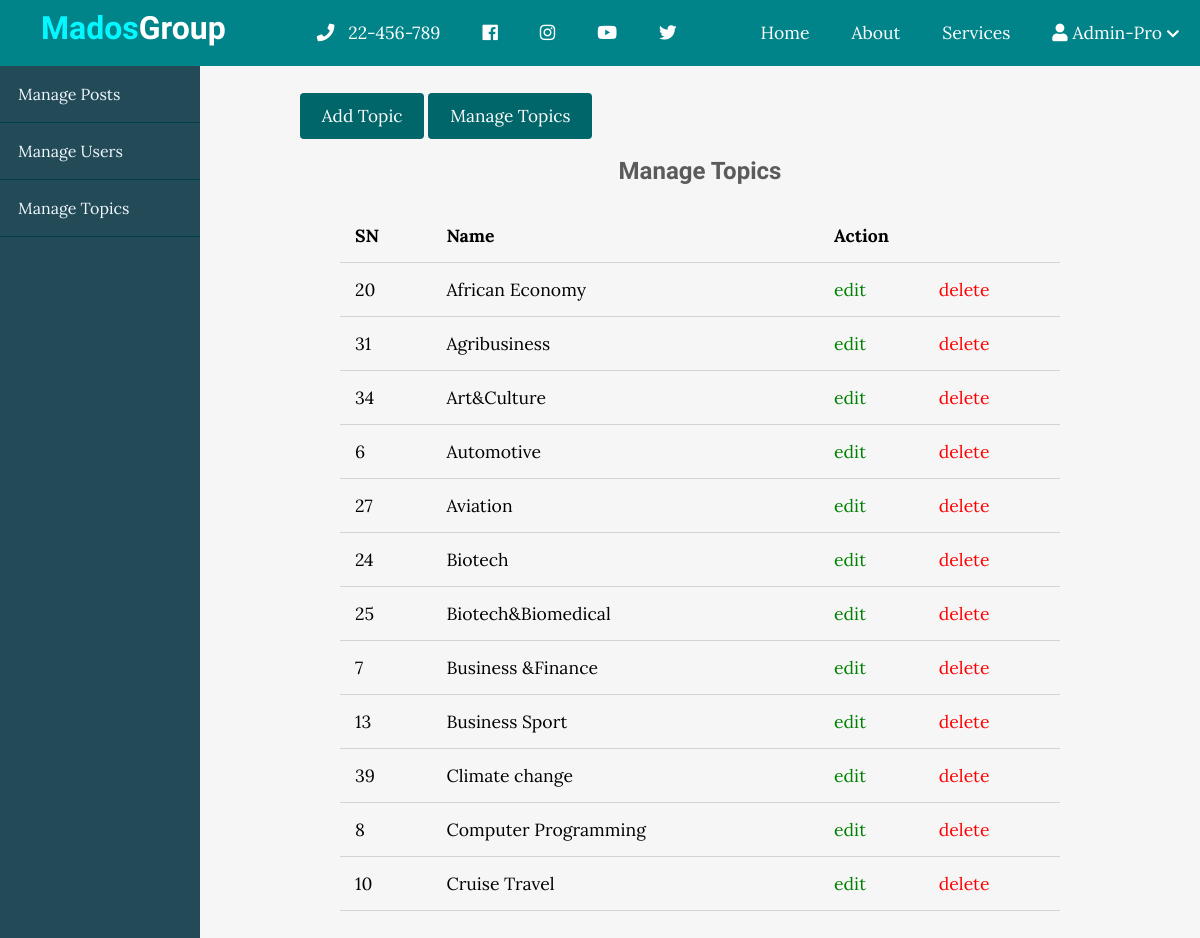
The page /indexTopic.php on the database its author committed.
### tables this page shows
CREATE TABLE `topics` (
  `id` int(11) NOT NULL,
  `name` varchar(250) NOT NULL,
  `description` text NOT NULL
);

### indexTopic.php (the view, shortened to what this page needs)
<?php include('connect.php'); ?>
<!DOCTYPE html>
<html lang="en">
    <head>
        <link rel="stylesheet"
            href="https://use.fontawesome.com/releases/v5.7.2/css/all.css"
>
        <link rel="stylesheet" href="style.css">
        <link rel="stylesheet" href="admin.css">
    </head>
    <body>
         <?php include("header.php"); ?>
        <div class="admin-wrapper">
            <div class="left-sidebar">
                <ul>
                    <li><a href="indexPost.php">Manage Posts</a></li>
                    <li><a href="indexUser.php">Manage Users</a></li>
                    <li><a href="indexTopic.php">Manage Topics</a></li>
                </ul>
            </div>
            <div class="admin-content">
                <div class="button-group">
                    <a href="createTopic.php" class="btn btn-big">Add Topic</a>
                    <a href="indexTopic.php" class="btn btn-big">Manage Topics</a>
                </div>
                <div class="content">
                    <h2 class="page-title">Manage Topics</h2>
                    <table>
                        <thead>
                            <th>SN</th>
                            <th>Name</th>
                            <th colspan="2">Action</th>
                        </thead>
                        <tbody>
                           <?php
                            $sql="SELECT * FROM topics ORDER BY name ASC LIMIT 12";
                            $result=mysqli_query($con,$sql);
                            if(mysqli_num_rows($result)>0){
                            while ($row=mysqli_fetch_assoc($result)) {
                            ?>
                            <tr>
                                <td><?php echo $row['id']; ?></td>
                                <td><?php echo $row['name']; ?></td>
                                <td><a href="updatetop.php?updateid=<?php echo $row['id']; ?>" class="edit">edit</a></td>
                                <td><a href="deletetop.php?deleteid=<?php echo $row['id']; ?>" class="delete">delete</a></td>
                            </tr>
                            <?php
                            }}
                            ?>
                        </tbody>
                    </table>
                </div>
            </div>
        </div>
    </body>
</html>

### style.css (style rules this page uses)
* { box-sizing: border-box }
html, body { height: 100%; padding: 0px; margin: 0px; background: #f6f6f6; font-family: 'Lora', serif; }
h1, h2, h3, h4, h5, h6 { font-family: 'Candal', serif; color: #5c5b5b; margin: 5px; }
a { text-decoration: none; color: inherit; }
.btn { padding: .5rem 1rem; background: #006669; color: white; border: 1px solid transparent; border-radius: .25rem; font-size: 1.08em; font-family: 'Lora', serif; }
.btn-big { padding: .7rem 1.3rem; line-height: 1.3rem; }
.content { width: 90%; margin: 30px auto 30px; }

### admin.css (style rules this page uses)
.admin-wrapper { display: flex; height: calc(100% - 66px); }
.admin-wrapper .left-sidebar { flex: 2; height: 100%; background: #234a57; }
.admin-wrapper .left-sidebar ul { list-style: none; margin: 0px; padding: 0px; color: aliceblue; }
.admin-wrapper .left-sidebar ul li a { padding: 18px; display: block; border-bottom: 1px solid #004044; }
.admin-wrapper .admin-content { flex: 8; height: 100%; padding: 40px 100px 100px; overflow-y: scroll; }
.admin-content .page-title { text-align: center; margin-bottom: 1.5rem; }
table { width: 100%; border-collapse: collapse; font-size: 1.1rem; }
th, td { padding: 15px; text-align: left; border-bottom: 1px solid #d3d3d3; }
.edit { color: green; }
.delete { color: red; }

### rows shown on the page
topics: id "20", name "African Economy"
topics: id "31", name "Agribusiness"
topics: id "34", name "Art&Culture"
topics: id "6", name "Automotive"
topics: id "27", name "Aviation"
topics: id "24", name "Biotech"
topics: id "25", name "Biotech&Biomedical"
topics: id "7", name "Business &Finance"
topics: id "13", name "Business Sport"
topics: id "39", name "Climate change"
topics: id "8", name "Computer Programming"
topics: id "10", name "Cruise Travel"
